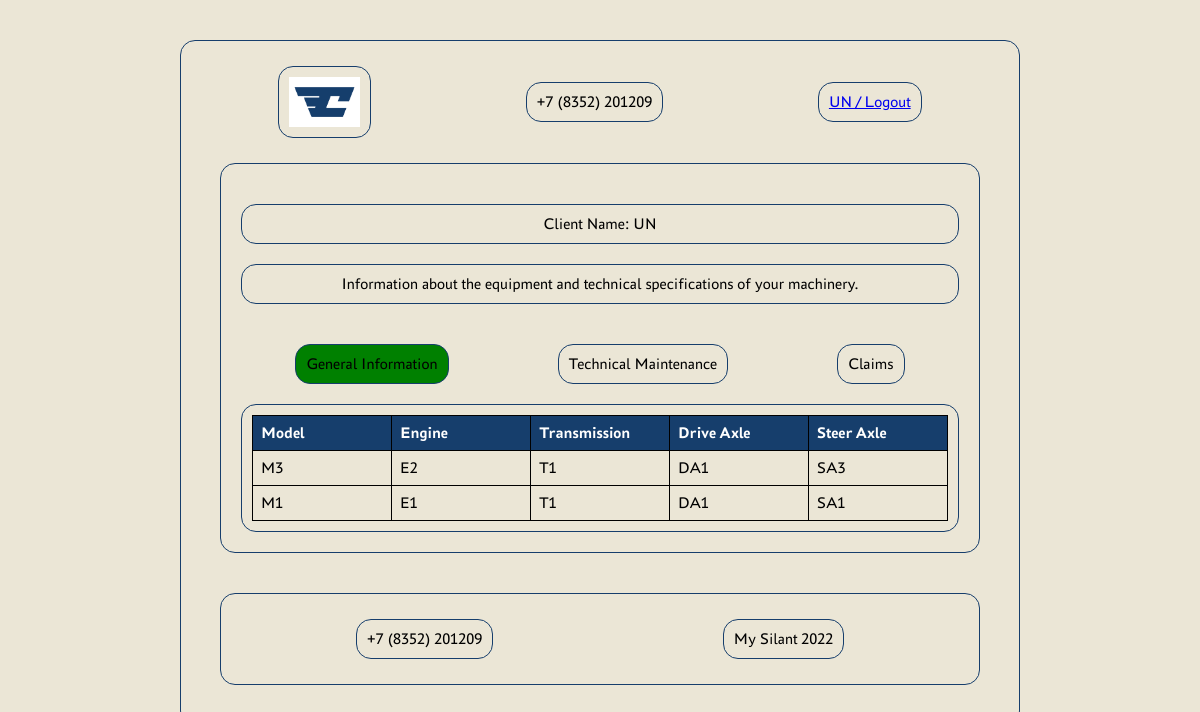
/logged_in/ (signed in), run on an earlier commit of the app's database.
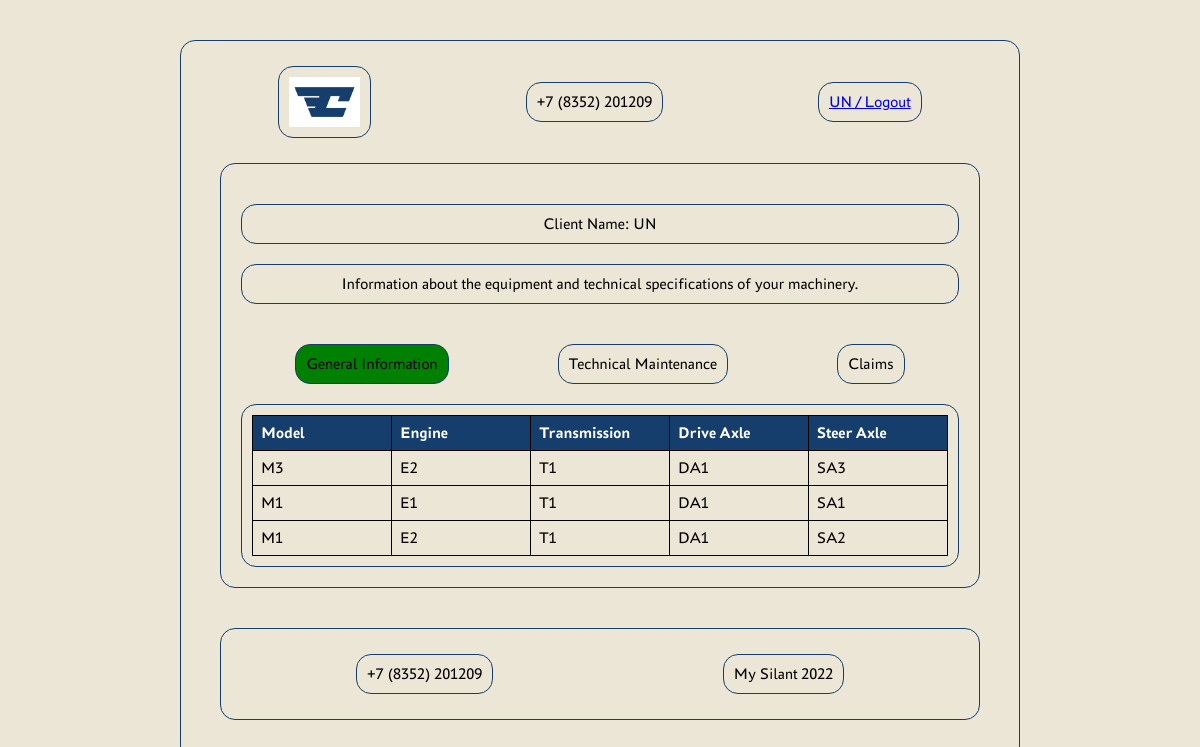
And on a later commit of the database.
### silant_app/models/models.py (models this page shows, shortened)
class Machine(models.Model):
    serial_number = models.CharField(max_length=255, unique=True)
    model = models.ForeignKey(MachineModelReference, related_name='machine_models', on_delete=models.CASCADE)
    engine_model = models.ForeignKey(EngineModelReference, related_name='engine_models', on_delete=models.CASCADE)
    engine_serial_number = models.CharField(max_length=255)
    transmission_model = models.ForeignKey(TransmissionModelReference, related_name='transmission_models',
                                           on_delete=models.CASCADE)
    transmission_serial_number = models.CharField(max_length=255)
    drive_axle_model = models.ForeignKey(DriveAxleModelReference, related_name='drive_axle_models',
                                         on_delete=models.CASCADE)
    drive_axle_serial_number = models.CharField(max_length=255)
    steer_axle_model = models.ForeignKey(SteerAxleModelReference, related_name='steer_axle_models',
                                         on_delete=models.CASCADE)
    steer_axle_serial_number = models.CharField(max_length=255)
    supply_contract = models.CharField(max_length=255)
    shipment_date = models.DateField()
    consignee = models.CharField(max_length=255)
    delivery_address = models.CharField(max_length=255)
    configuration = models.TextField(max_length=255)
    client = models.ForeignKey(settings.AUTH_USER_MODEL, related_name='machines', on_delete=models.SET_NULL, null=True,
                               blank=True)
    service_company = models.ForeignKey(ServiceCompanyReference, related_name='service_companies',
                                        on_delete=models.CASCADE)

### silant_app/models/reference_models.py (models this page shows, shortened)
class MachineModelReference(models.Model):
    name = models.CharField(max_length=255)
    specification = models.TextField()

class EngineModelReference(models.Model):
    name = models.CharField(max_length=255)
    specification = models.TextField()

class TransmissionModelReference(models.Model):
    name = models.CharField(max_length=255)
    specification = models.TextField()

class DriveAxleModelReference(models.Model):
    name = models.CharField(max_length=255)
    specification = models.TextField()

class SteerAxleModelReference(models.Model):
    name = models.CharField(max_length=255)
    specification = models.TextField()

### silant_app/views/views.py (the view)
# urls.py: path('logged_in/', landing_page_logged_in, name='landing_page_logged_in'),
@login_required
def landing_page_logged_in(request):
    user_machines = Machine.objects.filter(client=request.user).order_by('shipment_date')
    user_name = request.user.username
    user_groups = request.user.groups.values_list('id', flat=True)
    is_manager = request.user.groups.filter(id=1).exists()
    if any(group_id in [2, 4] for group_id in user_groups):
        return render(request, 'landing_page_auth.html', {
            'user_machines': user_machines,
            'user_name': user_name,
        })
    elif any(group_id in [1, 3, 5] for group_id in user_groups):
        return render(request, 'landing_page_ent.html', {
            'user_machines': user_machines,
            'user_name': user_name,
            'is_manager': is_manager
        })

### templates/landing_page_auth.html (shortened to what this page needs)
{% extends 'landing_page.html' %}
{% load static %}
{% block header_1 %}
    {% block header_2 %}
        <div class="header-container">
            <div class="logo">
                <img id="logo" src="{% static 'logo/Logotype accent RGB 1.jpg' %}" alt="Logo"
                     data-logged-in-url="{% url 'landing_page_logged_in' %}"
                     data-logged-out-url="{% url 'landing_page' %}">
                </div>
            <div class="contact-info" id="phone-number">Loading...</div>
            <div class="login-button"><a href="{% url 'logout' %}">{{ user_name }} / Logout</a></div>
        </div>
    {% endblock %}
{% endblock %}
{% block content %}
    <div class="info-text">Client Name: {{ user_name }} </div>
    <div class="info-text">Information about the equipment and technical specifications of your machinery.</div>
               <div class="navigation-buttons">
                    <div id="general-info" class="green-button">General Information</div>
                    <div id="technical-maintenance" class="to-buttons">Technical Maintenance</div>
                    <div id="claims" class="claims-buttons">Claims</div>
               </div>
    {% if user_machines %}
        <div class="search-results">
            <table class="machine-table">
                <thead>
                    <tr>
                        <th>Model</th>
                        <th>Engine</th>
                        <th>Transmission</th>
                        <th>Drive Axle</th>
                        <th>Steer Axle</th>
                    </tr>
                </thead>
                <tbody>
                    {% for machine in user_machines %}
                        <tr>
                            <td class="machine-name" onclick="window.location.href='{% url 'technical_maintenance' %}?serial_number={{ machine.serial_number }}'">
                                {{ machine.model.name }}
                            </td>
                            <td>{{ machine.engine_model.name }}</td>
                            <td>{{ machine.transmission_model.name }}</td>
                            <td>{{ machine.drive_axle_model.name }}</td>
                            <td class="steer-axel" onclick="window.location.href='{% url 'detailed_info_auth' %}?serial_number={{ machine.serial_number }}'">
                                {{ machine.steer_axle_model.name }}
                            </td>
                        </tr>
                    {% endfor %}
                </tbody>
            </table>
        </div>
    {% else %}
        <p>No machines found for your account.</p>
    {% endif %}
{% endblock %}

What changed in the data, as far as the page shows it:
added Machine: model.name "M1", engine_model.name "E2", transmission_model.name "T1", drive_axle_model.name "DA1", steer_axle_model.name "SA2"
